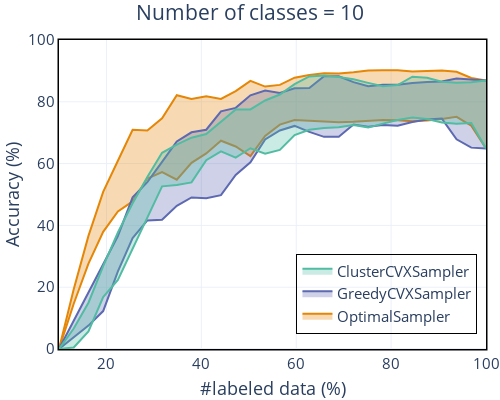

The cell this chart's notebook holds for it:
### Code cell
plot([optimal, argmax, spectral], 
     ["OptimalSampler", "GreedyCVXSampler", "ClusterCVXSampler"], 
     filename="plots/cvx_optimal_N={}_K={}_sigma={}_alpha={}.pdf".format(N, K, sigma, alpha), 
     title="Number of classes = {}".format(K), 
     opacity=0.3)
